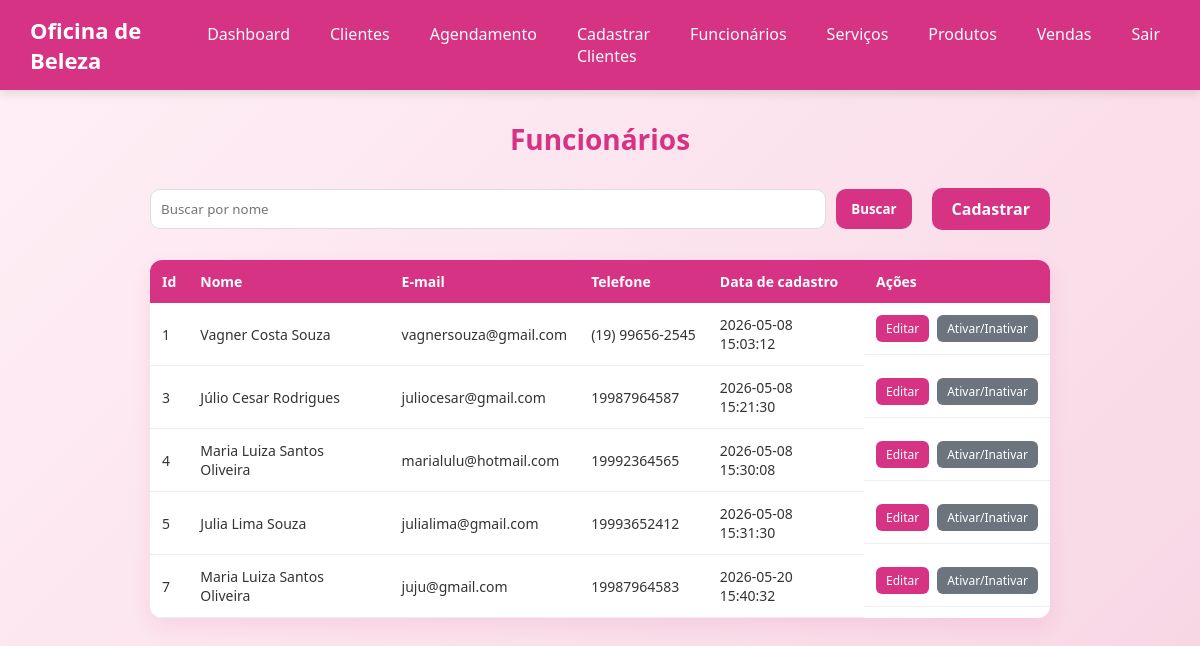
/funcionarios-lista.php, run on the app's committed database.
### tables this page shows
CREATE TABLE IF NOT EXISTS `tb_funcionario` (
  `id` int(11) NOT NULL AUTO_INCREMENT,
  `nome` varchar(200) NOT NULL,
  `email` varchar(200) NOT NULL,
  `telefone` varchar(15) NOT NULL,
  `senha` varchar(200) NOT NULL,
  `token` varchar(50) DEFAULT NULL,
  `data_cadastro` datetime NOT NULL DEFAULT current_timestamp(),
  `status` enum('ativo','inativo') NOT NULL DEFAULT 'ativo',
  PRIMARY KEY (`id`),
  UNIQUE KEY `email` (`email`)
);

### funcionarios-lista.php (the view, shortened to what this page needs)
<?php
try {
    $conexao = new PDO("mysql:host=" . SERVIDOR . ";dbname=" . BANCO . ";charset=utf8", USUARIO, SENHA);
    $conexao->setAttribute(PDO::ATTR_ERRMODE, PDO::ERRMODE_EXCEPTION);
    $sql = "SELECT * FROM tb_funcionario";
    $comando = $conexao->prepare($sql);
    $comando->execute();
    $funcionarios = $comando->fetchAll(PDO::FETCH_ASSOC);
} catch (PDOException $erro) {
    echo "Erro ao conectar no banco de dados" . $erro->getMessage();
}
?>
<!DOCTYPE html>
<html lang="pt-br">
<head>
    <link rel="stylesheet" href="assets/css/style.css" />
    <link rel="stylesheet" href="assets/css/funcionario/funcionario-lista.css">
</head>
<body>
    <?php require_once 'includes/header.php';
    ?>
    <main>
        <h1 class="titulo-pagina">Funcionários</h1>
        <div class="top-actions">
            <div class="search-box">
                <input type="text" placeholder="Buscar por nome">
                <button class="btn buscar">Buscar</button>
            </div>
            <div class="action-buttons">
                <a href="funcionarios.php" class="btn">Cadastrar</a>
            </div>
        </div>
        <div class="table-container">
            <table>
                <thead>
                    <tr>
                        <th>Id</th>
                        <th>Nome</th>
                        <th>E-mail</th>
                        <th>Telefone</th>
                        <th>Data de cadastro</th>
                        <th>Ações</th>
                    </tr>
                </thead>
                <?php
                foreach ($funcionarios as $funcionario):
                ?>
                    <tbody>
                        <tr>
                            <td><?php echo $funcionario['id']; ?></td>
                            <td><?php echo $funcionario['nome']; ?></td>
                            <td><?php echo $funcionario['email']; ?></td>
                            <td><?php echo $funcionario['telefone']; ?></td>
                            <td><?php echo $funcionario['data_cadastro']; ?></td>
                            <td class="acoes">
                                <a class="table-btn editar" href="editar-funcionarios.php?id=<?php echo $funcionario['id']; ?>">Editar</a>
                                <a href="#" class="table-btn status">Ativar/Inativar</a>
                            </td>
                        </tr>
                    </tbody>
                <?php
                endforeach;
                ?>
            </table>
        </div>
    </main>
</body>
</html>

### assets/css/style.css (style rules this page uses)
* { margin: 0; padding: 0; box-sizing: border-box; font-family: 'Segoe UI', Tahoma, Geneva, Verdana, sans-serif; }
body { background: linear-gradient(135deg, #fff0f6, #f8d7e5); color: #333; }

### assets/css/funcionario/funcionario-lista.css (style rules this page uses)
.top-actions { max-width: 900px; margin: 30px auto; display: flex; justify-content: space-between; align-items: center; gap: 20px; }
.search-box { display: flex; gap: 10px; flex: 1; }
.search-box input { flex: 1; padding: 10px; border-radius: 10px; border: 1px solid #ddd; outline: none; transition: 0.3s; }
.btn { padding: 10px 20px; background: #d63384; color: white; border: none; border-radius: 10px; text-decoration: none; cursor: pointer; font-weight: 600; transition: 0.3s; }
.btn.buscar { padding: 10px 15px; }
.action-buttons { display: flex; gap: 10px; }
.table-container { max-width: 900px; margin: 20px auto 40px auto; }
table { width: 100%; border-collapse: collapse; background: #fff; border-radius: 12px; overflow: hidden; box-shadow: 0 8px 20px rgba(214, 51, 132, 0.1); }
table thead { background: #d63384; color: white; }
table th { padding: 12px; text-align: left; font-size: 14px; }
table td { padding: 12px; border-bottom: 1px solid #eee; font-size: 14px; }
.acoes { display: flex; gap: 8px; }
.table-btn { padding: 5px 10px; border-radius: 6px; font-size: 12px; text-decoration: none; color: white; transition: 0.3s; }
.table-btn.editar { background: #d63384; }
.table-btn.status { background: #6c757d; }
.titulo-pagina { text-align: center; margin: 30px 0; color: #d63384; font-size: 28px; font-weight: bold; }

### data on the page
tb_funcionario: id "1", nome "Vagner Costa Souza", email "vagnersouza@gmail.com", telefone "(19) 99656-2545", data_cadastro "2026-05-08 15:03:12"
tb_funcionario: id "3", nome "Júlio Cesar Rodrigues", email "juliocesar@gmail.com", telefone "19987964587", data_cadastro "2026-05-08 15:21:30"
tb_funcionario: id "4", nome "Maria Luiza Santos Oliveira", email "marialulu@hotmail.com", telefone "19992364565", data_cadastro "2026-05-08 15:30:08"
tb_funcionario: id "5", nome "Julia Lima Souza", email "julialima@gmail.com", telefone "19993652412", data_cadastro "2026-05-08 15:31:30"
tb_funcionario: id "7", nome "Maria Luiza Santos Oliveira", email "juju@gmail.com", telefone "19987964583", data_cadastro "2026-05-20 15:40:32"
